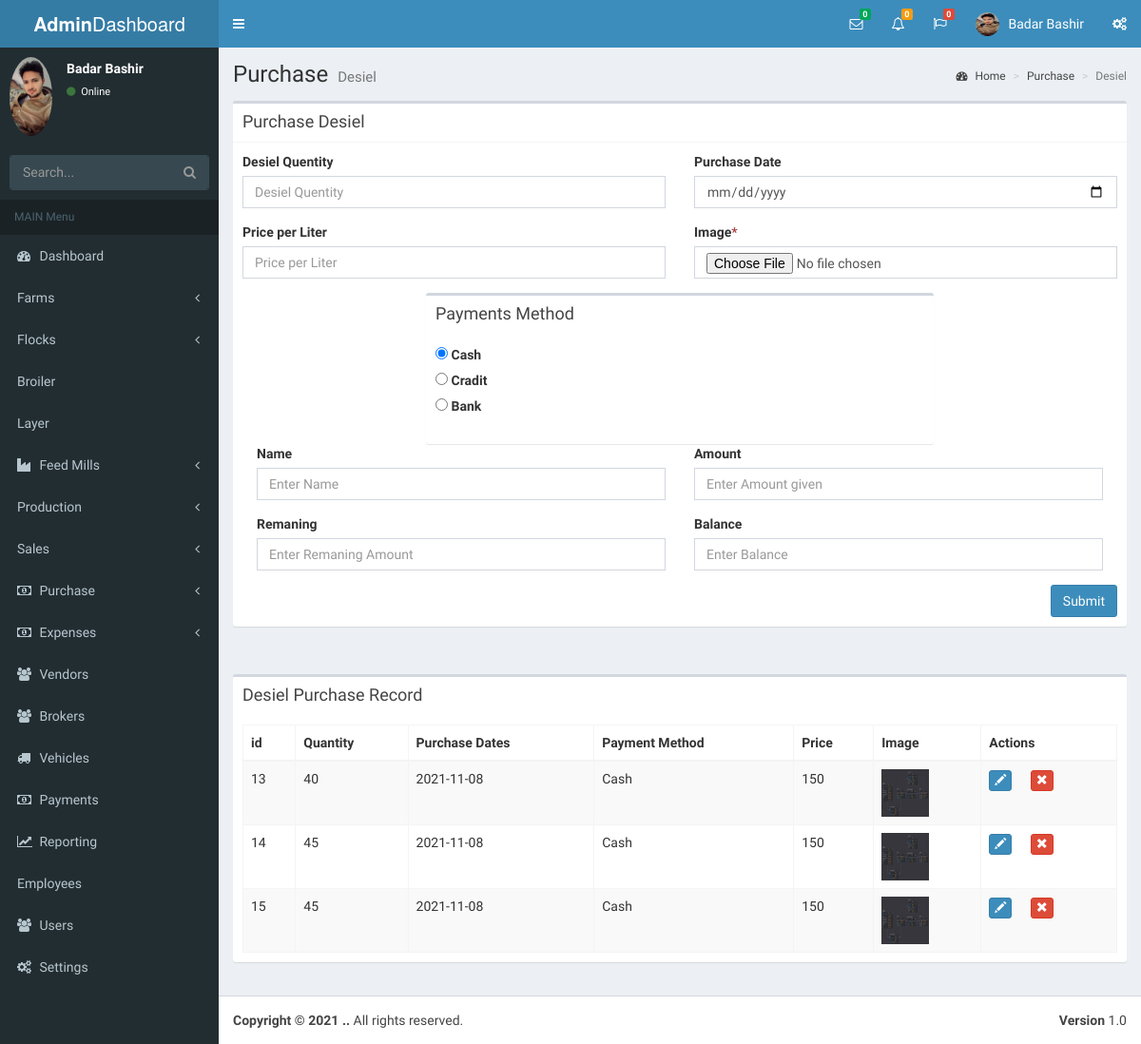
The app's page /desiel.php (signed in), older data.
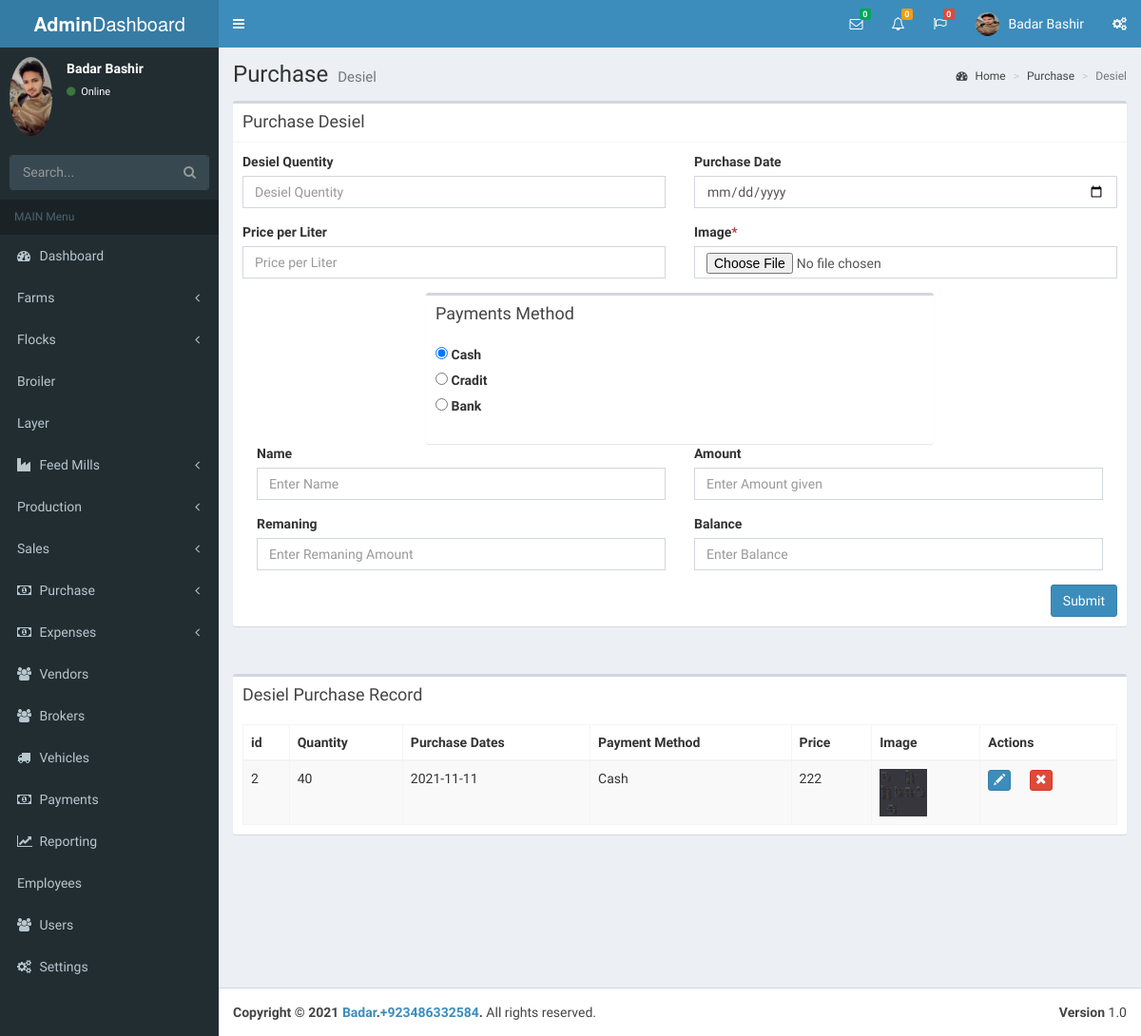
The same page, newer data.
### tables this page shows
CREATE TABLE `desiel` (
  `id` int(11) NOT NULL,
  `qnty_desiel` double NOT NULL,
  `remaining` int(11) NOT NULL,
  `price` double NOT NULL,
  `d_date` date NOT NULL,
  `p_method` varchar(50) NOT NULL,
  `image` varchar(150) NOT NULL
);

CREATE TABLE `settings` (
  `id` int(11) NOT NULL,
  `name` varchar(50) NOT NULL,
  `phone_no` varchar(50) NOT NULL,
  `email` varchar(50) NOT NULL,
  `Address` varchar(100) NOT NULL,
  `favicon` varchar(100) NOT NULL,
  `logo` varchar(100) NOT NULL
);

### desiel.php (the view, shortened to what the changed rows need)
<?php
 include("lib/DBConn.php");
?>
<!DOCTYPE html>
<html>
<head>
  <link rel="stylesheet" href="bootstrap/css/bootstrap.min.css">
  <link rel="stylesheet" href="https://cdnjs.cloudflare.com/ajax/libs/font-awesome/4.5.0/css/font-awesome.min.css">
  <link rel="stylesheet" href="https://cdnjs.cloudflare.com/ajax/libs/ionicons/2.0.1/css/ionicons.min.css">
  <link rel="stylesheet" href="plugins/daterangepicker/daterangepicker.css">
  <link rel="stylesheet" href="plugins/datepicker/datepicker3.css">
  <link rel="stylesheet" href="plugins/iCheck/all.css">
  <link rel="stylesheet" href="plugins/colorpicker/bootstrap-colorpicker.min.css">
  <link rel="stylesheet" href="plugins/timepicker/bootstrap-timepicker.min.css">
  <link rel="stylesheet" href="plugins/select2/select2.min.css">
  <link rel="stylesheet" href="dist/css/AdminLTE.min.css">
  <link rel="stylesheet" href="dist/css/skins/_all-skins.min.css">
</head>
<body class="hold-transition skin-blue sidebar-mini">
<div class="wrapper">
  <div class="content-wrapper">
    <section class="content-header">
      <h1>
        Purchase
        <small>Desiel</small>
      </h1>
    </section>
    <section class="content">
      <div class="row">
        <div class="col-xs-12">
          <div class="box">
            <div class="box-body" style="overflow: scroll;">
              <table id="example"class="table table-striped table-bordered" cellspacing="0" width="100%">
                <thead>
                <tr>
                  <th>id</th>
                  <th>Quantity</th>
                  <th>Purchase Dates</th>
                  <th>Payment Method</th>
                  <th>Price</th>
                  <th>Image</th>
                  <th>Actions</th>
                </tr>
                </thead>
                <tbody>
                  <?php
                    $query = "SELECT * FROM desiel ";
                    $result = mysqli_query($conn,$query);
                      if ($result->num_rows > 0) {
                        while($row = mysqli_fetch_array($result))
                           {
                            ?>
                <tr>
                                  <td><?php echo $row['id']; ?></td>
                                  <td><?php echo $row['qnty_desiel']; ?></td>
                                  <td><?php echo $row['d_date']; ?></td>
                                  <td><?php echo $row['p_method']; ?></td>
                                  <td><?php echo $row['price']; ?></td>
                                  <td><img src="<?php echo $row['image']; ?>" width = "50" height = "50"></td>
                   <td>
                <button type="button" class="btn btn-primary btn-xs dt-edit" style="margin-right:16px;">
                    <span class="glyphicon glyphicon-pencil" aria-hidden="true"></span>
                </button>
                <button type="button" class="btn btn-danger btn-xs dt-delete">
                    <span class="glyphicon glyphicon-remove" aria-hidden="true"></span>
                </button>
            </td>
                </tr>
                <?php
                                                 }
                                                }
                                                    ?>
                </tbody>
              </table>
            </div>
          </div>
        </div>
      </div>
    </section>
</div>
 <?php
  include("includes/footer.php");
  ?>
</body>
</html>

### includes/footer.php (shortened to what the changed rows need)
<?php
include("lib/DBConn.php");
$Query = "SELECT * FROM settings";
$result = mysqli_query($conn, $Query);
$row = mysqli_fetch_array($result);
 ?>
<footer class="main-footer ">
    <strong>Copyright &copy; 2021 <a href="#"><?php echo $row['name'];  ?></a>.<a href="#"><?php echo $row['phone_no'];  ?></a>.</strong> All rights
  </footer>

Row changes from the older to the newer data that the page shows:
removed desiel: id "13", qnty_desiel "40", d_date "2021-11-08", p_method "Cash", price "150", image (picture)
removed desiel: id "14", qnty_desiel "45", d_date "2021-11-08", p_method "Cash", price "150", image (picture)
removed desiel: id "15", qnty_desiel "45", d_date "2021-11-08", p_method "Cash", price "150", image (picture)
added desiel: id "2", qnty_desiel "40", d_date "2021-11-11", p_method "Cash", price "222", image (picture)
added settings: name "Badar", phone_no "+923486332584"
